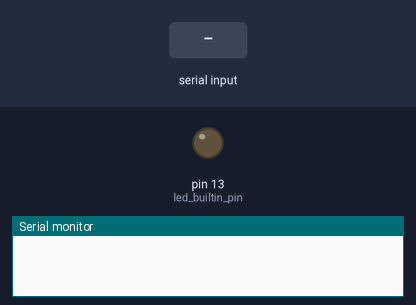
A sketch run on a simulated Arduino Uno, built with avr-gcc and run on an emulated ATmega328P. Shown: output pins drawn as LEDs (lit = HIGH), the last lines printed to the serial monitor. The test bench sets the inputs (shaded band).

Above: at 1.2 s.
1.3 s: "1\n" received over Serial
At 2.5 s:
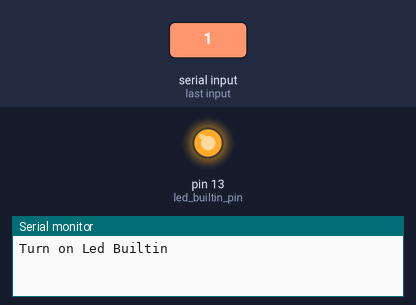
2.8 s: "0\n" received over Serial
At 3.6 s:
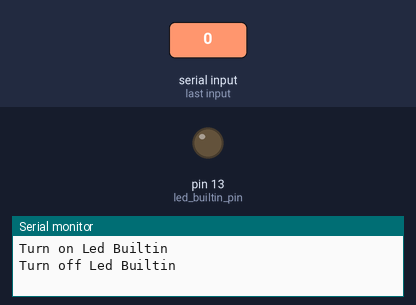
Timing chart, 0 to 5.8 s (numbered marks = the images above; inputs shaded):
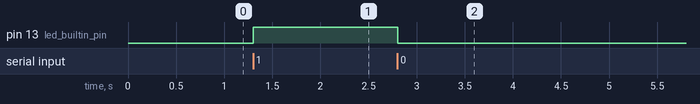

The sketch:

arduino.ino
```cpp
#include <DHT.h>


/* contants */
#define baudrate              9600 // resfresh rate of arduino
#define action_off            "0" // off led builtin
#define action_on             "1" // on led builtin
#define action_read_temp      "2" // read temperature sensor dht
#define action_read_hum       "3" // read temperature sensor dht
#define action_read_lum       "4" // read temperature sensor dht

/* pin sets */
#define dht_pin               5 // pin del sensor de temperatura y humedad
#define led_builtin_pin       LED_BUILTIN // led builtin pin
#define ldr_pin               A0

/* OBJECTS */
#define dhttype               DHT11 // tipo del modulo de temperatura y humedad
DHT dht(dht_pin, dhttype);    // instanciando el modulo de temperatura y humedad

float temperature = -1; // temperature var
float humidity = -1; // humidity var
float luminocity = -1; // luminocity var

/* configurations */
void setup() {
    Serial.begin(baudrate);
    while (!Serial) {
      ; // wait for serial port to connect. Needed for native USB port only
    }
    pinMode(led_builtin_pin, OUTPUT);
    pinMode(dht_pin, INPUT);
    pinMode(ldr_pin, INPUT);
    dht.begin(); //Se inicia el sensor
}

void loop() {
  if (Serial.available() > 0) {
      String action = Serial.readStringUntil('\n');
      if (action.equals(action_on)) {
        digitalWrite(led_builtin_pin, HIGH);
        parseResponse("Turn on Led Builtin");
      } else if (action.equals(action_off)) {
        digitalWrite(led_builtin_pin, LOW);
        parseResponse ("Turn off Led Builtin");
      } else if (action.equals(action_read_temp)) {
        temperature = dht.readTemperature();
        parseResponse (String(temperature));
        temperature = -1;
      } else if (action.equals(action_read_hum)) {
        humidity = dht.readHumidity();
        parseResponse (String(humidity));
        humidity = -1;
      } else if (action.equals(action_read_lum)) {
        luminocity = digitalRead(ldr_pin);
        // luminocity = analogRead(ldr_pin);
        parseResponse (String(luminocity));
        luminocity = -1;
      } else {
        parseResponse("Uknow order received");
      }
  }
}

/* functions */
void parseResponse (String action){
    Serial.println("" + action + "\n");
}
```

Measured:
- after the input at 1.3 s, pin 13 (led_builtin_pin): LOW → HIGH at once
- after the input at 2.8 s, pin 13 (led_builtin_pin): HIGH → LOW at once
